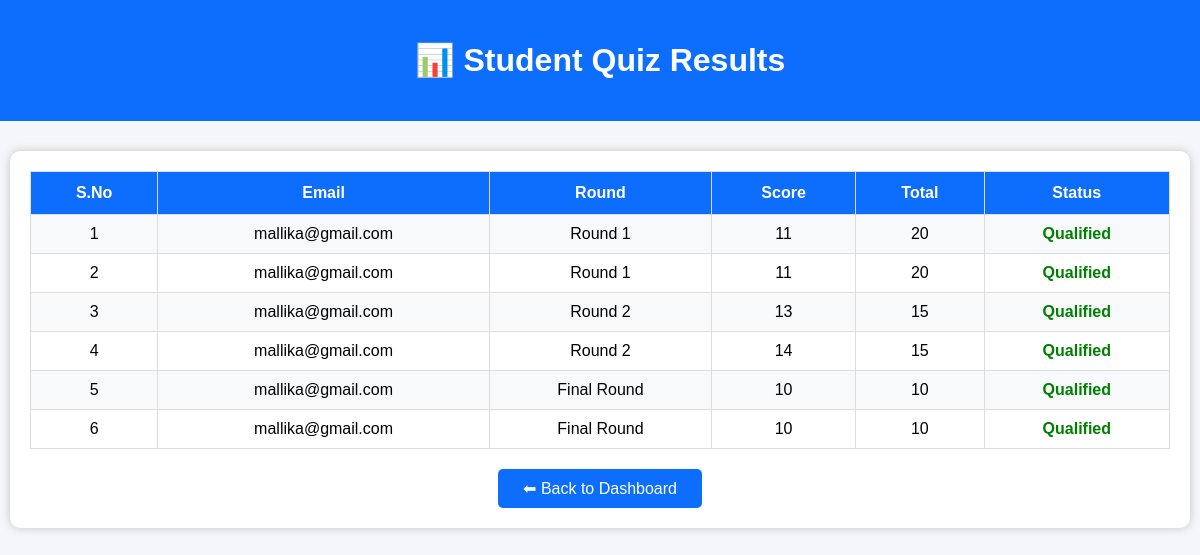
The page /admin/view_results.php on the database its author committed.
### tables this page shows
CREATE TABLE `results` (
  `result_id` int(11) NOT NULL,
  `quiz_id` int(11) DEFAULT NULL,
  `score` int(11) DEFAULT NULL,
  `total_questions` int(11) DEFAULT NULL,
  `email` varchar(100) DEFAULT NULL
);

### admin/view_results.php (the view, shortened to what this page needs)
<?php
include "../db.php";
$sql = "SELECT * FROM results ORDER BY email, quiz_id";
$result = mysqli_query($conn,$sql);
?>
<!DOCTYPE html>
<html>
<head>
</head>
<body>
<div class="header">
<h1>📊 Student Quiz Results</h1>
</div>
<div class="container">
<table>
<tr>
<th>S.No</th>
<th>Email</th>
<th>Round</th>
<th>Score</th>
<th>Total</th>
<th>Status</th>
</tr>
<?php
$i=1;
while($row=mysqli_fetch_assoc($result))
{
if($row['quiz_id']==1)
{
    $round="Round 1";
    $pass=10;
}
elseif($row['quiz_id']==2)
{
    $round="Round 2";
    $pass=9;
}
else
{
    $round="Final Round";
    $pass=6;
}
?>
<tr>
<td><?php echo $i++; ?></td>
<td><?php echo htmlspecialchars($row['email']); ?></td>
<td><?php echo $round; ?></td>
<td><?php echo $row['score']; ?></td>
<td><?php echo $row['total_questions']; ?></td>
<td>
<?php
if($row['score'] >= $pass)
{
    echo "<span class='pass'>Qualified</span>";
}
else
{
    echo "<span class='fail'>Not Qualified</span>";
}
?>
</td>
</tr>
<?php
}
?>
</table>
<center>
<a href="admin_dashboard.html" class="btn">
⬅ Back to Dashboard
</a>
</center>
</div>
</body>
</html>

### admin/view_results.php (style rules this page uses)
body { margin:0; font-family:Arial,sans-serif; background:#f4f6f9; }
.header { background:#0d6efd; color:white; text-align:center; padding:20px; }
.container { width:95%; margin:30px auto; background:white; padding:20px; border-radius:10px; box-shadow:0 0 10px rgba(0,0,0,.2); }
table { width:100%; border-collapse:collapse; }
table,th,td { border:1px solid #ddd; }
th { background:#0d6efd; color:white; padding:12px; }
td { padding:10px; text-align:center; }
tr:nth-child(even) { background:#f8f9fa; }
.pass { color:green; font-weight:bold; }
.btn { display:inline-block; margin-top:20px; padding:10px 25px; background:#0d6efd; color:white; text-decoration:none; border-radius:5px; }

### rows shown on the page
results: email "mallika@gmail.com", quiz "Round 1", score "11", total_questions "20", shows "Qualified"
results: email "mallika@gmail.com", quiz "Round 1", score "11", total_questions "20", shows "Qualified"
results: email "mallika@gmail.com", quiz "Round 2", score "13", total_questions "15", shows "Qualified"
results: email "mallika@gmail.com", quiz "Round 2", score "14", total_questions "15", shows "Qualified"
results: email "mallika@gmail.com", quiz "Final Round", score "10", total_questions "10", shows "Qualified"
results: email "mallika@gmail.com", quiz "Final Round", score "10", total_questions "10", shows "Qualified"
